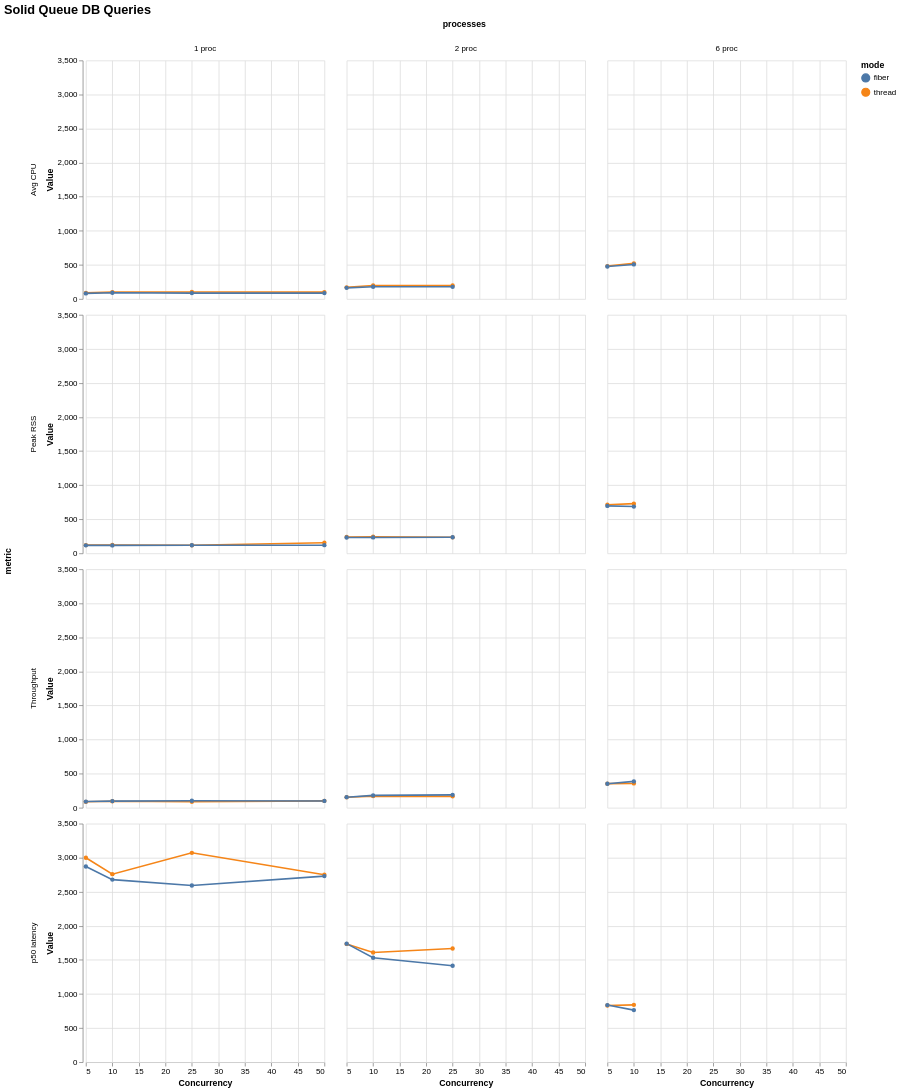

Here is the Vega-Lite specification saved for this chart:
### Vega-Lite specification from a JSON file in a GitHub repository (floating-point values rounded to 4 significant figures)
{"$schema": "https://vega.github.io/schema/vega-lite/v6.json", "title": "Solid Queue DB Queries", "data": {"values": [{"mode": "thread", "concurrency": 5, "processes": "1 proc", "metric": "Throughput", "value": 86.53, "unit": "jobs/s"}, {"mode": "thread", "concurrency": 5, "processes": "1 proc", "metric": "Peak RSS", "value": 120.6, "unit": "MB"}, {"mode": "thread", "concurrency": 5, "processes": "1 proc", "metric": "Avg CPU", "value": 88.2, "unit": "%"}, {"mode": "thread", "concurrency": 5, "processes": "1 proc", "metric": "p50 latency", "value": 2999.0, "unit": "ms"}, {"mode": "thread", "concurrency": 10, "processes": "1 proc", "metric": "Throughput", "value": 95.51, "unit": "jobs/s"}, {"mode": "thread", "concurrency": 10, "processes": "1 proc", "metric": "Peak RSS", "value": 122.4, "unit": "MB"}, {"mode": "thread", "concurrency": 10, "processes": "1 proc", "metric": "Avg CPU", "value": 100.0, "unit": "%"}, {"mode": "thread", "concurrency": 10, "processes": "1 proc", "metric": "p50 latency", "value": 2758.0, "unit": "ms"}, {"mode": "thread", "concurrency": 25, "processes": "1 proc", "metric": "Throughput", "value": 88.04, "unit": "jobs/s"}, {"mode": "thread", "concurrency": 25, "processes": "1 proc", "metric": "Peak RSS", "value": 117.7, "unit": "MB"}, {"mode": "thread", "concurrency": 25, "processes": "1 proc", "metric": "Avg CPU", "value": 101.3, "unit": "%"}, {"mode": "thread", "concurrency": 25, "processes": "1 proc", "metric": "p50 latency", "value": 3072.0, "unit": "ms"}, {"mode": "thread", "concurrency": 50, "processes": "1 proc", "metric": "Throughput", "value": 100.7, "unit": "jobs/s"}, {"mode": "thread", "concurrency": 50, "processes": "1 proc", "metric": "Peak RSS", "value": 154.5, "unit": "MB"}, {"mode": "thread", "concurrency": 50, "processes": "1 proc", "metric": "Avg CPU", "value": 99.9, "unit": "%"}, {"mode": "thread", "concurrency": 50, "processes": "1 proc", "metric": "p50 latency", "value": 2751.0, "unit": "ms"}, {"mode": "thread", "concurrency": 5, "processes": "2 proc", "metric": "Throughput", "value": 153.9, "unit": "jobs/s"}, {"mode": "thread", "concurrency": 5, "processes": "2 proc", "metric": "Peak RSS", "value": 239.7, "unit": "MB"}, {"mode": "thread", "concurrency": 5, "processes": "2 proc", "metric": "Avg CPU", "value": 170.2, "unit": "%"}, {"mode": "thread", "concurrency": 5, "processes": "2 proc", "metric": "p50 latency", "value": 1734.0, "unit": "ms"}, {"mode": "thread", "concurrency": 10, "processes": "2 proc", "metric": "Throughput", "value": 170.6, "unit": "jobs/s"}, {"mode": "thread", "concurrency": 10, "processes": "2 proc", "metric": "Peak RSS", "value": 243.4, "unit": "MB"}, {"mode": "thread", "concurrency": 10, "processes": "2 proc", "metric": "Avg CPU", "value": 197.5, "unit": "%"}, {"mode": "thread", "concurrency": 10, "processes": "2 proc", "metric": "p50 latency", "value": 1608.0, "unit": "ms"}, {"mode": "thread", "concurrency": 25, "processes": "2 proc", "metric": "Throughput", "value": 166.9, "unit": "jobs/s"}, {"mode": "thread", "concurrency": 25, "processes": "2 proc", "metric": "Peak RSS", "value": 235.0, "unit": "MB"}, {"mode": "thread", "concurrency": 25, "processes": "2 proc", "metric": "Avg CPU", "value": 196.2, "unit": "%"}, {"mode": "thread", "concurrency": 25, "processes": "2 proc", "metric": "p50 latency", "value": 1667.0, "unit": "ms"}, {"mode": "thread", "concurrency": 5, "processes": "6 proc", "metric": "Throughput", "value": 353.3, "unit": "jobs/s"}, {"mode": "thread", "concurrency": 5, "processes": "6 proc", "metric": "Peak RSS", "value": 712.5, "unit": "MB"}, {"mode": "thread", "concurrency": 5, "processes": "6 proc", "metric": "Avg CPU", "value": 482.0, "unit": "%"}, {"mode": "thread", "concurrency": 5, "processes": "6 proc", "metric": "p50 latency", "value": 830.8, "unit": "ms"}, {"mode": "thread", "concurrency": 10, "processes": "6 proc", "metric": "Throughput", "value": 356.4, "unit": "jobs/s"}, {"mode": "thread", "concurrency": 10, "processes": "6 proc", "metric": "Peak RSS", "value": 728.7, "unit": "MB"}, {"mode": "thread", "concurrency": 10, "processes": "6 proc", "metric": "Avg CPU", "value": 521.8, "unit": "%"}, {"mode": "thread", "concurrency": 10, "processes": "6 proc", "metric": "p50 latency", "value": 840.2, "unit": "ms"}, {"mode": "fiber", "concurrency": 5, "processes": "1 proc", "metric": "Throughput", "value": 90.17, "unit": "jobs/s"}, {"mode": "fiber", "concurrency": 5, "processes": "1 proc", "metric": "Peak RSS", "value": 117.0, "unit": "MB"}, {"mode": "fiber", "concurrency": 5, "processes": "1 proc", "metric": "Avg CPU", "value": 80.9, "unit": "%"}, {"mode": "fiber", "concurrency": 5, "processes": "1 proc", "metric": "p50 latency", "value": 2870.0, "unit": "ms"}, {"mode": "fiber", "concurrency": 10, "processes": "1 proc", "metric": "Throughput", "value": 96.97, "unit": "jobs/s"}, {"mode": "fiber", "concurrency": 10, "processes": "1 proc", "metric": "Peak RSS", "value": 116.4, "unit": "MB"}, {"mode": "fiber", "concurrency": 10, "processes": "1 proc", "metric": "Avg CPU", "value": 89.8, "unit": "%"}, {"mode": "fiber", "concurrency": 10, "processes": "1 proc", "metric": "p50 latency", "value": 2678.0, "unit": "ms"}, {"mode": "fiber", "concurrency": 25, "processes": "1 proc", "metric": "Throughput", "value": 102.9, "unit": "jobs/s"}, {"mode": "fiber", "concurrency": 25, "processes": "1 proc", "metric": "Peak RSS", "value": 118.8, "unit": "MB"}, {"mode": "fiber", "concurrency": 25, "processes": "1 proc", "metric": "Avg CPU", "value": 85.7, "unit": "%"}, {"mode": "fiber", "concurrency": 25, "processes": "1 proc", "metric": "p50 latency", "value": 2592.0, "unit": "ms"}, {"mode": "fiber", "concurrency": 50, "processes": "1 proc", "metric": "Throughput", "value": 99.46, "unit": "jobs/s"}, {"mode": "fiber", "concurrency": 50, "processes": "1 proc", "metric": "Peak RSS", "value": 119.3, "unit": "MB"}, {"mode": "fiber", "concurrency": 50, "processes": "1 proc", "metric": "Avg CPU", "value": 85.3, "unit": "%"}, {"mode": "fiber", "concurrency": 50, "processes": "1 proc", "metric": "p50 latency", "value": 2730.0, "unit": "ms"}, {"mode": "fiber", "concurrency": 5, "processes": "2 proc", "metric": "Throughput", "value": 154.6, "unit": "jobs/s"}, {"mode": "fiber", "concurrency": 5, "processes": "2 proc", "metric": "Peak RSS", "value": 232.8, "unit": "MB"}, {"mode": "fiber", "concurrency": 5, "processes": "2 proc", "metric": "Avg CPU", "value": 162.5, "unit": "%"}, {"mode": "fiber", "concurrency": 5, "processes": "2 proc", "metric": "p50 latency", "value": 1738.0, "unit": "ms"}, {"mode": "fiber", "concurrency": 10, "processes": "2 proc", "metric": "Throughput", "value": 180.7, "unit": "jobs/s"}, {"mode": "fiber", "concurrency": 10, "processes": "2 proc", "metric": "Peak RSS", "value": 233.1, "unit": "MB"}, {"mode": "fiber", "concurrency": 10, "processes": "2 proc", "metric": "Avg CPU", "value": 178.5, "unit": "%"}, {"mode": "fiber", "concurrency": 10, "processes": "2 proc", "metric": "p50 latency", "value": 1531.0, "unit": "ms"}, {"mode": "fiber", "concurrency": 25, "processes": "2 proc", "metric": "Throughput", "value": 188.8, "unit": "jobs/s"}, {"mode": "fiber", "concurrency": 25, "processes": "2 proc", "metric": "Peak RSS", "value": 235.5, "unit": "MB"}, {"mode": "fiber", "concurrency": 25, "processes": "2 proc", "metric": "Avg CPU", "value": 177.8, "unit": "%"}, {"mode": "fiber", "concurrency": 25, "processes": "2 proc", "metric": "p50 latency", "value": 1415.0, "unit": "ms"}, {"mode": "fiber", "concurrency": 5, "processes": "6 proc", "metric": "Throughput", "value": 351.3, "unit": "jobs/s"}, {"mode": "fiber", "concurrency": 5, "processes": "6 proc", "metric": "Peak RSS", "value": 695.9, "unit": "MB"}, {"mode": "fiber", "concurrency": 5, "processes": "6 proc", "metric": "Avg CPU", "value": 476.4, "unit": "%"}, {"mode": "fiber", "concurrency": 5, "processes": "6 proc", "metric": "p50 latency", "value": 837.0, "unit": "ms"}, {"mode": "fiber", "concurrency": 10, "processes": "6 proc", "metric": "Throughput", "value": 386.4, "unit": "jobs/s"}, {"mode": "fiber", "concurrency": 10, "processes": "6 proc", "metric": "Peak RSS", "value": 686.0, "unit": "MB"}, {"mode": "fiber", "concurrency": 10, "processes": "6 proc", "metric": "Avg CPU", "value": 506.3, "unit": "%"}, {"mode": "fiber", "concurrency": 10, "processes": "6 proc", "metric": "p50 latency", "value": 763.3, "unit": "ms"}]}, "mark": {"type": "line", "point": true, "tooltip": true}, "encoding": {"x": {"field": "concurrency", "type": "quantitative", "title": "Concurrency"}, "y": {"field": "value", "type": "quantitative", "title": "Value"}, "color": {"field": "mode", "type": "nominal"}, "tooltip": [{"field": "mode", "type": "nominal"}, {"field": "concurrency", "type": "nominal"}, {"field": "processes", "type": "nominal"}, {"field": "metric", "type": "nominal"}, {"field": "percentile", "type": "nominal"}, {"field": "value", "type": "quantitative"}], "row": {"field": "metric", "type": "nominal"}, "column": {"field": "processes", "type": "nominal"}}, "config": {"background": "white", "axis": {"labelFont": "Arial", "titleFont": "Arial", "grid": true}, "legend": {"labelFont": "Arial", "titleFont": "Arial"}, "title": {"font": "Arial", "fontSize": 16, "anchor": "start"}, "view": {"stroke": null}}}
